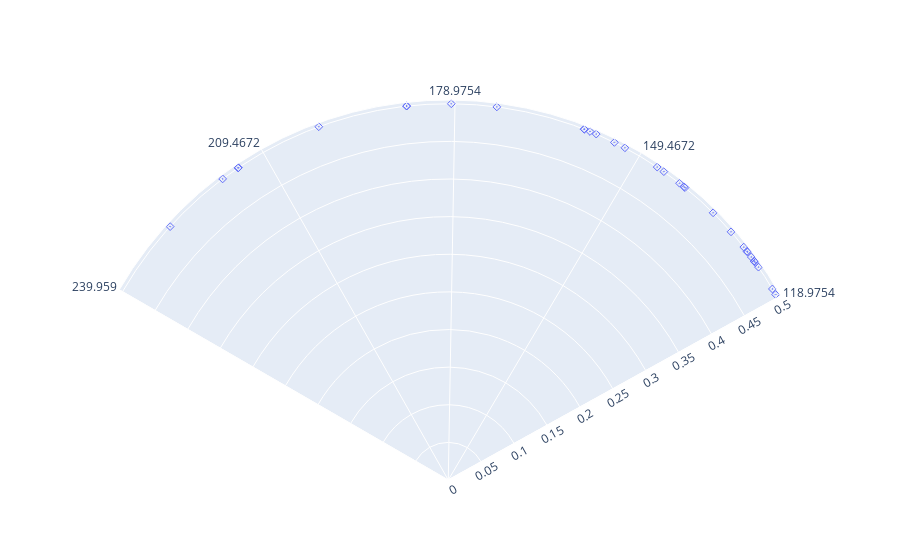

The notebook cell saved with this chart:
### Code cell
year = y24 = CalendarElement(year=2024)

eve = gcal.get_events(y24.start.datetime(), y24.stop.datetime(), single_events=True)
eve = [model.EventWrap(ev) for ev in eve if (ev.end - ev.start) / timedelta(days=1) <=1]

def make_point_trace(events, d_to_th):
    
    r = []
    theta = []
    text = []
    for eve in events:
        r.append(.5)
        theta.append(model.to_theta(eve.mid)),
        #theta.append(eve.mid)
        text.append(" ".join((str(eve.mid), eve.summary)))
        
    t = go.Scatterpolar(r=r, theta=theta, mode="markers",
                        hovertext=text,
                        marker_symbol="diamond-open-dot",
                        )
    return t

t = make_point_trace(eve, 366 / 360)
rot = -90
fig = go.Figure(data=t)
sector = [cc.model.to_theta(y24[4].start.datetime())+rot,
          cc.model.to_theta(y24[7].stop.datetime())+rot]
fig.update_layout(height=1000)

fig.update_layout(dict(polar=
                       dict(angularaxis=
                            dict(direction="counterclockwise",
                                 
                                 rotation=rot,
                                 #showticklabels=False,
                                 tickmode="array", tickvals=[cc.model.to_theta(m.stop.datetime()) for m in y24],
                                 ),
                            sector=sector,
                            
                           ),
 
                      ),
                 ),


fig.show()

print(eve[0].mid)

### Figure 1 — Plotly figure (JSON) as saved in the notebook; plotly's stock layout.template omitted (floating-point values rounded to 4 significant figures)
{"data": [{"hovertext": ["2024-06-10 12:00:00 Mom's Birthday", "2024-01-08 12:00:00 Nipsco Due", "2024-02-08 12:00:00 Nipsco Due", "2024-03-08 12:00:00 Nipsco Due", "2024-04-08 12:00:00 Nipsco Due", "2024-05-08 12:00:00 Nipsco Due", "2024-06-08 12:00:00 Nipsco Due", "2024-07-08 12:00:00 Nipsco Due", "2024-08-08 12:00:00 Nipsco Due", "2024-09-08 12:00:00 Nipsco Due", "2024-10-08 12:00:00 Nipsco Due", "2024-11-08 12:00:00 Nipsco Due", "2024-12-08 12:00:00 Nipsco Due", "2024-01-08 12:00:00 recycling pickup", "2024-01-22 12:00:00 recycling pickup", "2024-02-05 12:00:00 recycling pickup", "2024-02-19 12:00:00 recycling pickup", "2024-03-04 12:00:00 recycling pickup", "2024-03-18 12:00:00 recycling pickup", "2024-04-01 12:00:00 recycling pickup", "2024-04-15 12:00:00 recycling pickup", "2024-04-29 12:00:00 recycling pickup", "2024-05-13 12:00:00 recycling pickup", "2024-05-27 12:00:00 recycling pickup", "2024-06-10 12:00:00 recycling pickup", "2024-06-24 12:00:00 recycling pickup", "2024-07-08 12:00:00 recycling pickup", "2024-07-22 12:00:00 recycling pickup", "2024-08-05 12:00:00 recycling pickup", "2024-08-19 12:00:00 recycling pickup", "2024-09-02 12:00:00 recycling pickup", "2024-09-16 12:00:00 recycling pickup", "2024-09-30 12:00:00 recycling pickup", "2024-10-14 12:00:00 recycling pickup", "2024-10-28 12:00:00 recycling pickup", "2024-11-11 12:00:00 recycling pickup", "2024-11-25 12:00:00 recycling pickup", "2024-12-09 12:00:00 recycling pickup", "2024-12-23 12:00:00 recycling pickup", "2024-05-07 10:30:00-04:00 Dentist", "2024-10-29 16:30:00-04:00 Dermatology", "2024-01-13 12:00:00-05:00 Robby meeting", "2024-01-04 16:30:00-05:00 Therapy", "2024-01-18 14:30:00-05:00 Therapy", "2024-01-09 18:30:00-05:00 Reservation at Jesús Latin Grill", "2024-01-12 11:52:30-05:00 PT", "2024-01-19 15:00:00-05:00 physio appointment", "2024-01-30 16:30:00-05:00 therapy", "2024-01-23 17:30:00-05:00 PT", "2024-01-22 16:00:00-05:00 Eye appt ent", "2024-01-24 12:30:00-05:00 Lunch", "2024-01-29 15:00:00-05:00 PT", "2024-02-27 13:00:00-05:00 PT", "2024-03-05 11:15:00-05:00 Physical Therapy", "2024-03-11 11:00:00-04:00 physical therapy", "2024-02-13 16:30:00-05:00 therapy", "2024-02-14 12:00:00 Finish Chapter 1", "2024-02-09 14:15:00-05:00 haircut", "2024-02-19 11:54:00-05:00 Flight# UA5309 from SBN -> ORD\n\t (1 hour and 9 mins.)  Layover of 1 hour and 21 mins.  Flight# 2617 from ORD -> BOS\n\t (2 hours and 18 mins.)", "2024-02-21 20:06:00-05:00 Flight# DL2061 from BOS -> DTW\n\t (2 hours and 33 mins.)  Layover of 1 hour and 2 mins.  Flight# 3751 from DTW -> SBN\n\t (1 hour and 7 mins.)", "2024-02-29 10:30:00-05:00 Furnace CHeckup.", "2024-02-24 11:15:00-05:00 Robby meeting", "2024-02-19 13:09:00-05:00 Flight to Boston (UA 2617)", "2024-02-19 10:04:30-05:00 Flight to Chicago (UA 5309)", "2024-03-30 11:45:00-04:00 Meet with Robby", "2024-03-11 16:30:00-04:00 therapy", "2024-04-16 11:07:30-04:00 pt", "2024-04-23 11:07:30-04:00 pt", "2024-04-30 11:07:30-04:00 pt", "2024-03-21 12:00:00 RFP Final Draft Due", "2024-03-13 14:35:00-04:00 Dune 2", "2024-03-25 16:30:00-04:00 therapy", "2024-03-18 15:15:00-04:00 haircyt", "2024-04-12 16:30:00-04:00 therapy", "2024-04-27 11:15:00-04:00 Robby Meeting", "2024-04-29 13:30:00-04:00 Jury Duty", "2024-04-25 16:20:00-04:00 Foot appointment", "2024-04-24 16:30:00-04:00 therapy", "2024-05-06 13:45:00-04:00 CFSB ID Monthly Education Call", "2024-06-03 13:45:00-04:00 CFSB ID Monthly Education Call", "2024-07-01 13:45:00-04:00 CFSB ID Monthly Education Call", "2024-08-05 13:45:00-04:00 CFSB ID Monthly Education Call", "2024-06-05 09:45:00-04:00 PHone appointee doctor", "2024-05-07 17:30:00-04:00 Therapy", "2024-05-09 11:00:00-04:00 foot doctor", "2024-05-28 18:00:00-04:00 robbykeeting", "2024-04-27 18:45:00-04:00 Reservation at Woochi Japanese Fusion & Bar", "2024-04-30 13:30:00-04:00 Jury Duty", "2024-05-01 13:30:00-04:00 Jury Duty", "2024-05-02 13:30:00-04:00 Jury Duty", "2024-05-07 16:00:00-04:00 PT Appointment", "2024-05-17 13:07:30-04:00 PT", "2024-05-23 09:30:00-04:00 PT", "2024-11-12 10:30:00-05:00 dentist", "2024-05-09 14:07:30-04:00 hIRCUT", "2024-05-23 14:30:00-04:00 Therapy", "2024-05-10 10:00:00-04:00 Mishawaka Door, LLC", "2024-05-24 11:30:00-04:00 Graage door fix", "2024-06-09 13:00:00-04:00 CFSB potluck"], "marker": {"symbol": "diamond-open-dot"}, "mode": "markers", "r": [0.5, 0.5, 0.5, 0.5, 0.5, 0.5, 0.5, 0.5, 0.5, 0.5, 0.5, 0.5, 0.5, 0.5, 0.5, 0.5, 0.5, 0.5, 0.5, 0.5, 0.5, 0.5, 0.5, 0.5, 0.5, 0.5, 0.5, 0.5, 0.5, 0.5, 0.5, 0.5, 0.5, 0.5, 0.5, 0.5, 0.5, 0.5, 0.5, 0.5, 0.5, 0.5, 0.5, 0.5, 0.5, 0.5, 0.5, 0.5, 0.5, 0.5, 0.5, 0.5, 0.5, 0.5, 0.5, 0.5, 0.5, 0.5, 0.5, 0.5, 0.5, 0.5, 0.5, 0.5, 0.5, 0.5, 0.5, 0.5, 0.5, 0.5, 0.5, 0.5, 0.5, 0.5, 0.5, 0.5, 0.5, 0.5, 0.5, 0.5, 0.5, 0.5, 0.5, 0.5, 0.5, 0.5, 0.5, 0.5, 0.5, 0.5, 0.5, 0.5, 0.5, 0.5, 0.5, 0.5, 0.5, 0.5, 0.5], "theta": [158.8, 7.377, 37.87, 66.39, 96.84, 126.4, 156.8, 186.4, 216.8, 247.3, 276.8, 307.4, 336.9, 7.377, 21.15, 34.92, 48.69, 62.46, 76.19, 89.96, 103.7, 117.5, 131.3, 145.0, 158.8, 172.6, 186.4, 200.1, 213.9, 227.7, 241.4, 255.2, 269.0, 282.7, 296.5, 310.3, 324.1, 337.9, 351.6, 125.3, 297.7, 12.3, 3.627, 17.32, 8.627, 11.31, 18.32, 29.2, 22.36, 21.31, 23.14, 28.16, 56.6, 63.41, 69.26, 42.97, 43.77, 38.94, 48.68, 50.99, 58.46, 53.58, 48.74, 48.61, 87.98, 69.49, 104.7, 111.6, 118.4, 79.14, 71.38, 83.26, 76.32, 101.0, 115.5, 117.6, 113.7, 112.8, 124.5, 152.0, 179.5, 214.0, 153.8, 125.6, 127.3, 146.3, 115.8, 118.5, 119.5, 120.5, 125.5, 135.3, 141.0, 311.2, 127.4, 141.2, 128.2, 142.1, 157.9], "type": "scatterpolar"}], "layout": {"autosize": true, "polar": {"angularaxis": {"direction": "counterclockwise", "rotation": -90, "tickmode": "array", "tickvals": [30.49, 59.02, 89.47, 119.0, 149.5, 179.0, 209.5, 240.0, 269.5, 300.0, 329.5, 0], "type": "linear"}, "radialaxis": {"autorange": true, "range": [0, 0.5026], "type": "linear"}, "sector": [28.98, 150.0]}}}
